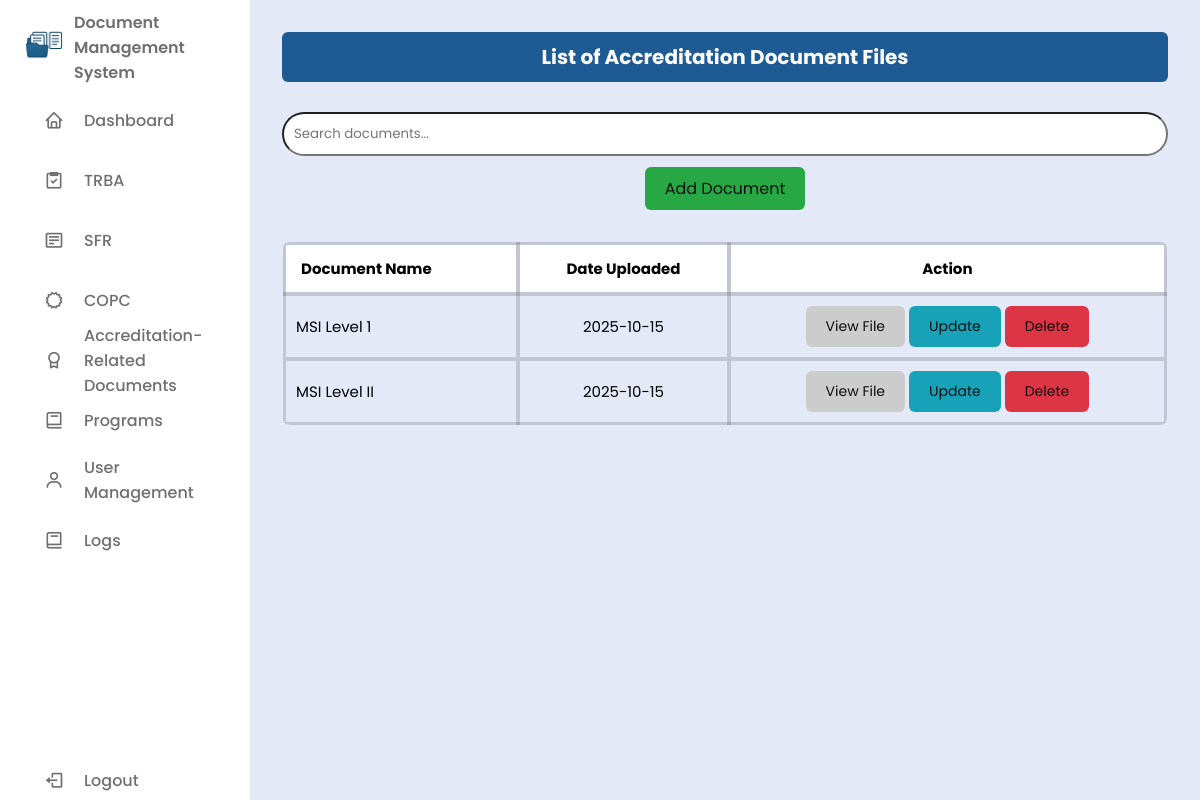
The page /users/other.php (signed in) on the database its author committed.
### tables this page shows
CREATE TABLE `documents` (
  `id` int(11) NOT NULL,
  `document` varchar(255) NOT NULL,
  `file_name` varchar(255) NOT NULL,
  `uploaded_at` date NOT NULL DEFAULT current_timestamp()
);

### users/other.php (the view, shortened to what this page needs)
<?php
require '../db/db_conn.php';
$isAdmin = isset($_SESSION['user_role']) && $_SESSION['user_role'] === 'admin';
?>
<!DOCTYPE html>
<html lang="en">
<head>
  <link href="https://unpkg.com/boxicons@2.1.4/css/boxicons.min.css" rel="stylesheet" />
  <link rel="stylesheet" href="../css/style.css" />
</head>
<body>
<?php include('../includes/sidebar.php'); ?>
<section class="dashboard-content">
  <section class="table-section">
    <h2>List of Accreditation Document Files</h2>
    <div class="search-bar">
      <input type="text" id="searchInput" placeholder="Search documents..." onkeyup="filterTable()" />
    </div>
    <?php if ($isAdmin): ?>
    <div class="add-button-container">
      <a href="../views/add_docu_page.php" class="btn-add">Add Document</a>
    </div>
    <?php endif; ?>
    <div class="table-container">
      <table>
        <thead>
          <tr>
            <th>Document Name</th>
            <th>Date Uploaded</th>
            <th>Action</th>
          </tr>
        </thead>
        <tbody>
          <?php
          $sql = "SELECT * FROM documents ORDER BY file_name DESC";
          $result = $conn->query($sql);
          if ($result && $result->num_rows > 0):
            while ($row = $result->fetch_assoc()):
          ?>
          <tr>
            <td><?= htmlspecialchars($row['document']) ?></td>
            <td><?= htmlspecialchars($row['uploaded_at']) ?></td>
            <td>
            <button type="button" class="btn-view" onclick="window.location.href='../views/view_docu_page.php?id=<?= $row['id'] ?>'">View File</button>
            <?php if ($isAdmin): ?>
              <button class="btn-update" onclick="openUpdateDocuModal(<?= $row['id'] ?>, '<?= htmlspecialchars($row['document'], ENT_QUOTES) ?>')">Update</button>
              <button class="btn-delete" onclick="openDeleteDocuModal(<?= $row['id'] ?>)">Delete</button>
            <?php endif; ?>
            </td>
          </tr>
          <?php endwhile; else: ?>
          <tr><td colspan="<?= $isAdmin ? 4 : 4 ?>">No documents found.</td></tr>
          <?php endif; ?>
        </tbody>
      </table>
    </div>
  </section>
</section>
</body>
</html>

### css/style.css (style rules this page uses)
* { margin: 0; padding: 0; box-sizing: border-box; font-family: 'Poppins', sans-serif; }
:root { --body-color: #E4E9F7; --sidebar-color: #FFF; --primary-color: #1E5A94; --primary-color-light: #F6FSFF; --toggle-color: #DDD; --text-color: #707070; --tran-02: all 0.2s ease; --tran-03: all 0.3s ease; --tran-04: all 0.4s ease; --tran-05: all 0.5s ease; }
body { height: 100vh; background: var(--body-color); display: flex; }
.dashboard-content { margin-left: 250px; padding: 2rem; width: 100%; min-height: 100vh; background: var(--body-color); position: relative; overflow: hidden; }
.dashboard-content > * { position: relative; z-index: 1; }
.table-section h2 { background-color: #1E5A94; padding: 10px 15px; border-radius: 6px; text-align: center; margin-bottom: 10px; font-size: 20px; color: #fff; }
.table-section table { background: #fff; width: 100%; border-collapse: collapse; margin-top: 20px; font-size: 15px; color: #000; border: 1px solid rgba(0, 0, 0, 0.2); border-radius: 8px; overflow: hidden; }
.table-section th, .table-section td { padding: 12px 15px; border: 4px solid rgba(0, 0, 0, 0.15); text-align: left; }
.table-section th { background-color: rgba(255, 255, 255, 0.85); font-weight: 600; }
.table-container { max-height: 400px; overflow-y: auto; border-radius: 6px; background-color: transparent; }
.table-container table { width: 100%; border-collapse: collapse; background: transparent; font-size: 15px; color: #000; }
.table-container th, .table-container td { padding: 10px; text-align: left; border-bottom: 1px solid #ddd; }
.table-container thead th { position: sticky; top: 0; background-color: #fff; font-weight: 700; padding: 12px 15px; border: 4px solid rgba(0, 0, 0, 0.15); z-index: 1; text-align: center; }
.table-section td, .table-section th { text-align: center; }
.table-section tr:last-child td { border-bottom: 4px solid rgba(0, 0, 0, 0.15); }
.table-section td:first-child, .table-section th:first-child { text-align: left; }
.btn-update, .btn-view, .btn-delete, .btn-add { padding: 10px 20px; border: none; border-radius: 6px; font-size: 14px; cursor: pointer; transition: background-color 0.3s ease; color: #101010; text-decoration: none; }
.btn-view { background-color: #ccc; }
.btn-update { background-color: #17a2b8; }
.btn-delete { background-color: #dc3545; }
.btn-add { background-color: #28a745; font-size: 16px; }
.add-button-container { width: 100%; margin: 20px auto; text-align: center; }
.search-bar { margin: 30px 0 10px; }
#searchInput { width: 100%; padding: 10px; border-radius: 25px; }

### rows shown on the page
documents: document "MSI Level 1", uploaded_at "2025-10-15"
documents: document "MSI Level II", uploaded_at "2025-10-15"
